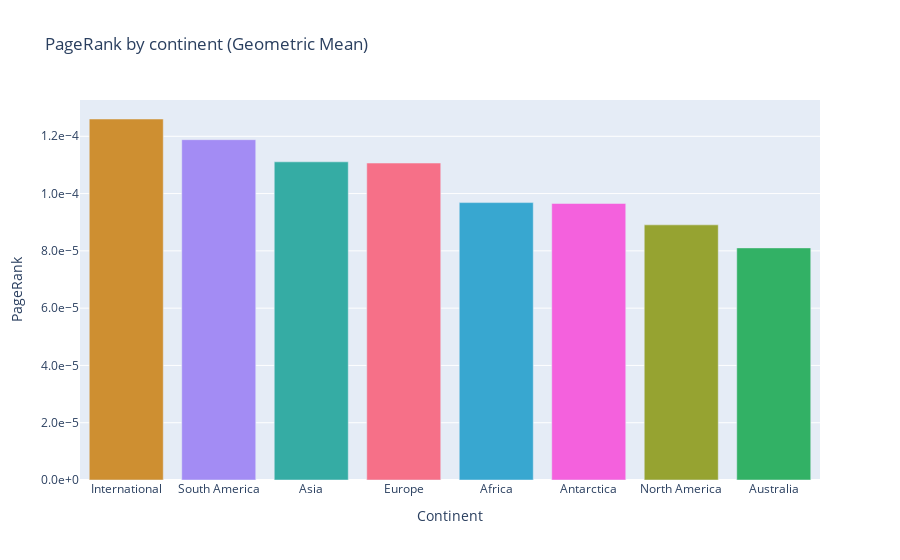

Write notebook code for a chart like this one.
### Code cell
fig = px.bar(
    x=pagerank_continent_mean.index,
    y=pagerank_continent_mean,
    labels={"x": "Continent", "y": "PageRank"},
    title="PageRank by continent (Geometric Mean)",
    color=[continents_colors_int[continent] for continent in pagerank_continent_mean.index],
    color_discrete_map="identity"
)

fig.update_layout(showlegend=False)
fig.update_yaxes(tickformat=".1e")

file_path = os.path.join(plots_path, "pagerank_mean_by_continent.html")
fig.write_html(file_path)

fig.show()

### Figure 1 — Plotly figure (JSON) as saved in the notebook; plotly's stock layout.template omitted (floating-point values rounded to 4 significant figures)
{"data": [{"alignmentgroup": "True", "hovertemplate": "Continent=%{x}<br>PageRank=%{y}<extra></extra>", "legendgroup": "", "marker": {"color": "#ce8f31", "pattern": {"shape": ""}}, "name": "", "offsetgroup": "", "orientation": "v", "showlegend": false, "textposition": "auto", "type": "bar", "x": ["International"], "xaxis": "x", "y": [0.000126], "yaxis": "y"}, {"alignmentgroup": "True", "hovertemplate": "Continent=%{x}<br>PageRank=%{y}<extra></extra>", "legendgroup": "", "marker": {"color": "#a38cf4", "pattern": {"shape": ""}}, "name": "", "offsetgroup": "", "orientation": "v", "showlegend": false, "textposition": "auto", "type": "bar", "x": ["South America"], "xaxis": "x", "y": [0.0001188], "yaxis": "y"}, {"alignmentgroup": "True", "hovertemplate": "Continent=%{x}<br>PageRank=%{y}<extra></extra>", "legendgroup": "", "marker": {"color": "#35aca4", "pattern": {"shape": ""}}, "name": "", "offsetgroup": "", "orientation": "v", "showlegend": false, "textposition": "auto", "type": "bar", "x": ["Asia"], "xaxis": "x", "y": [0.0001111], "yaxis": "y"}, {"alignmentgroup": "True", "hovertemplate": "Continent=%{x}<br>PageRank=%{y}<extra></extra>", "legendgroup": "", "marker": {"color": "#f67088", "pattern": {"shape": ""}}, "name": "", "offsetgroup": "", "orientation": "v", "showlegend": false, "textposition": "auto", "type": "bar", "x": ["Europe"], "xaxis": "x", "y": [0.0001107], "yaxis": "y"}, {"alignmentgroup": "True", "hovertemplate": "Continent=%{x}<br>PageRank=%{y}<extra></extra>", "legendgroup": "", "marker": {"color": "#38a7d0", "pattern": {"shape": ""}}, "name": "", "offsetgroup": "", "orientation": "v", "showlegend": false, "textposition": "auto", "type": "bar", "x": ["Africa"], "xaxis": "x", "y": [9.685e-05], "yaxis": "y"}, {"alignmentgroup": "True", "hovertemplate": "Continent=%{x}<br>PageRank=%{y}<extra></extra>", "legendgroup": "", "marker": {"color": "#f461dd", "pattern": {"shape": ""}}, "name": "", "offsetgroup": "", "orientation": "v", "showlegend": false, "textposition": "auto", "type": "bar", "x": ["Antarctica"], "xaxis": "x", "y": [9.654e-05], "yaxis": "y"}, {"alignmentgroup": "True", "hovertemplate": "Continent=%{x}<br>PageRank=%{y}<extra></extra>", "legendgroup": "", "marker": {"color": "#96a331", "pattern": {"shape": ""}}, "name": "", "offsetgroup": "", "orientation": "v", "showlegend": false, "textposition": "auto", "type": "bar", "x": ["North America"], "xaxis": "x", "y": [8.907e-05], "yaxis": "y"}, {"alignmentgroup": "True", "hovertemplate": "Continent=%{x}<br>PageRank=%{y}<extra></extra>", "legendgroup": "", "marker": {"color": "#32b165", "pattern": {"shape": ""}}, "name": "", "offsetgroup": "", "orientation": "v", "showlegend": false, "textposition": "auto", "type": "bar", "x": ["Australia"], "xaxis": "x", "y": [8.104e-05], "yaxis": "y"}], "layout": {"barmode": "relative", "legend": {"tracegroupgap": 0}, "showlegend": false, "title": {"text": "PageRank by continent (Geometric Mean)"}, "xaxis": {"anchor": "y", "domain": [0, 1], "title": {"text": "Continent"}}, "yaxis": {"anchor": "x", "domain": [0, 1], "tickformat": ".1e", "title": {"text": "PageRank"}}}}
